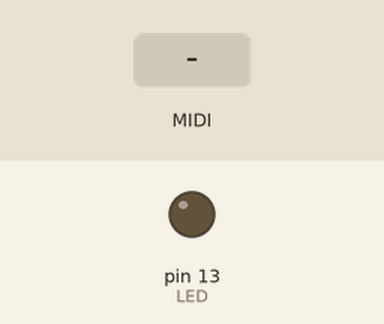
This sketch was run on a simulated Arduino Uno, built with avr-gcc and run on an emulated ATmega328P. Shown: output pins drawn as LEDs (lit = HIGH). Inputs (shaded band) come from the test bench. MIDI output is not drawn.

Above: at 1.2 s.
1.3 s: MIDI note 36 received
At 1.45 s:
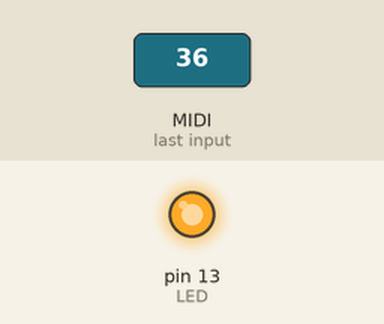
Timing chart, 0 to 4.3 s (numbered marks = the images above; inputs shaded):
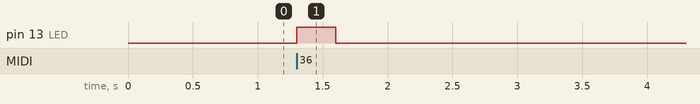

Measured:
- after the input at 1.3 s, pin 13 (LED): LOW → HIGH at once, → LOW 0.30 s later

The sketch:

MIDI_Input.ino
```cpp
#include <MIDI.h>
#include <limits.h>

MIDI_CREATE_DEFAULT_INSTANCE();

// -----------------------------------------------------------------------------

// This example shows the old way of checking for input messages.
// It's simpler to use the callbacks now, check out the dedicated example.

#define LED 13                   // LED pin on Arduino Uno

// -----------------------------------------------------------------------------

void on()      // Basic blink function
{
  digitalWrite(LED,HIGH);
}

void off()
{
  digitalWrite(LED,LOW);
}

// ----------------------------------------------------------------------------

void setup()
{
  pinMode(LED, OUTPUT);
  MIDI.begin(MIDI_CHANNEL_OMNI);
}

void loop(){
  if (MIDI.read())                // Is there a MIDI message incoming ?
  {
    switch(MIDI.getType())   {
      case midi::NoteOn:
      on();
      break;
      case midi::NoteOff:
      off();
      break;
    }
  }
}
```
